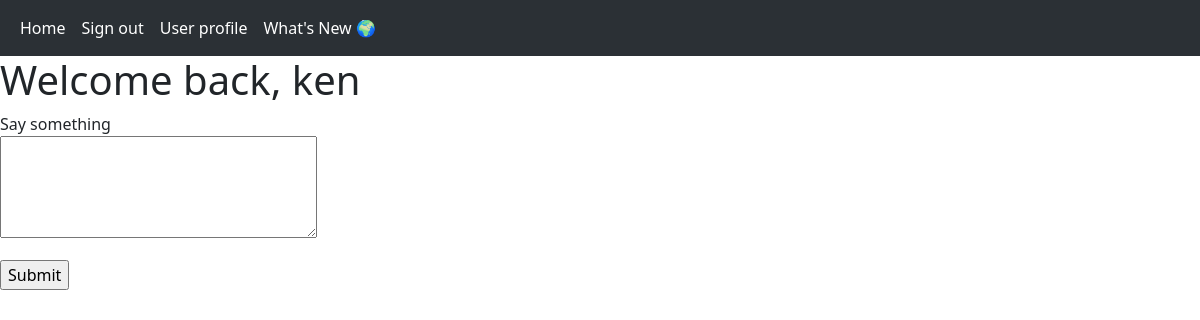
The page /index (signed in) on the database as committed earlier.
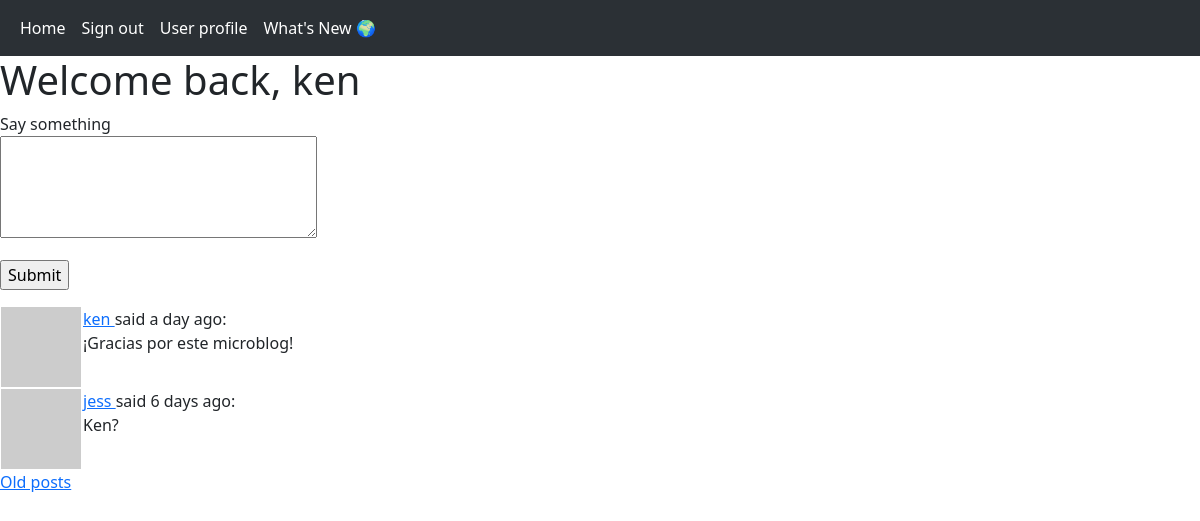
The same page on the database as committed later.
### app/models.py (models this page shows, shortened)
class Post(db.Model):
    id = db.Column(db.Integer, primary_key = True)
    body = db.Column(db.String(140))
    timestamp = db.Column(db.DateTime, index = True, default = datetime.utcnow)
    user_id = db.Column(db.Integer, db.ForeignKey('user.id'))
    language = db.Column(db.String(5))

class User(db.Model, UserMixin):
    id = db.Column(db.Integer, primary_key=True)
    username = db.Column(db.String(64), index = True, unique = True)
    email = db.Column(db.String(120), index = True, unique = True)
    password_hash = db.Column(db.String(128))
    posts = db.relationship('Post', backref='author', lazy='dynamic')
    about_me = db.Column(db.String(140))
    last_seen = db.Column(db.DateTime, default = datetime.utcnow)
    followed = db.relationship(
        'User', secondary = followers,
        primaryjoin = (followers.c.follower_id == id),
        secondaryjoin = (followers.c.followed_id == id),
        backref = db.backref('followers', lazy='dynamic'),
        lazy='dynamic')
    def avatar(self, size):
        digest = md5(self.email.lower().encode('utf-8')).hexdigest()
        return 'https://www.gravatar.com/avatar/{}?d=identicon&s={}'.format(digest, size)
    def followed_posts(self):
        followed = Post.query.join(
            followers, (followers.c.followed_id == Post.user_id)).filter(
                followers.c.follower_id == self.id)
        own = Post.query.filter_by(user_id=self.id)
        return followed.union(own).order_by(Post.timestamp.desc())

### app/routes.py (the view, shortened to what this page needs)
@app.route('/', methods=['GET', 'POST'])
@app.route('/index', methods=['GET', 'POST'])
@login_required
def index():
    form = PostForm()
    page = request.args.get('page', 1, type=int)
    posts = current_user.followed_posts().paginate(
        page=page,
        per_page=app.config['POSTS_PER_PAGE'],
        error_out=False)
    next_url = url_for('index',
                       page = posts.next_num) \
        if posts.has_next else None
    prev_url = url_for('index',
                       page = posts.prev_num) \
        if posts.has_prev else None
    return render_template('index.html',
                           title = 'Main page',
                           form = form,
                           posts = posts.items,
                           next_url = next_url,
                           prev_url = prev_url)

### app/forms.py
class PostForm(FlaskForm):
    post = TextAreaField('Say something',
                         validators=[DataRequired(),
                                     Length(min=1, max=140)])
    submit = SubmitField('Submit')

### app/models.py (called while the page is built)
@login.user_loader
def load_user(id):
    return User.query.get(int(id))

### app/routes.py (called while the page is built)
@app.before_request
def before_request():
    if current_user.is_authenticated:
        current_user.last_seen = datetime.utcnow()
        db.session.commit()

### app/templates/index.html (shortened to what this page needs)
{% extends 'base.html' %}
{% block content %}
    <h1>Welcome back, {{ current_user.username }}</h1>
    {% if form %}
    <form action="" method="post">
        <p>
            {{ form.post.label }} <br>
            {{ form.post(cols=32, rows=4) }} <br>
        </p>
        <p>{{ form.submit() }}</p>
    </form>
    {% endif %}
    {% for post in posts %}
        {% include '_post.html' %}
    {% endfor %}
    {% if next_url %}
    <a href="{{ next_url }}"> Old posts </a>
    {% endif %}
{% endblock %}

### app/templates/_post.html
<table>
    <tr valign='top'>
        <td><img src="{{ post.author.avatar(32) }}"></td>
        <td>
            <a href="{{ url_for('user', username=post.author.username) }}">
                {{ post.author.username }}
            </a>
            said {{ moment(post.timestamp).fromNow() }}:
            <br>
            {{ post.body }}
        </td>
    </tr>
</table>

Rows that differ between the two databases and show on the page:
added Post: author.username "ken", timestamp "a day ago", body "¡Gracias por este microblog!"
added Post: author.username "jess", timestamp "6 days ago", body "Ken?"
Other text that changed with them:
text now shown: "Old posts"
